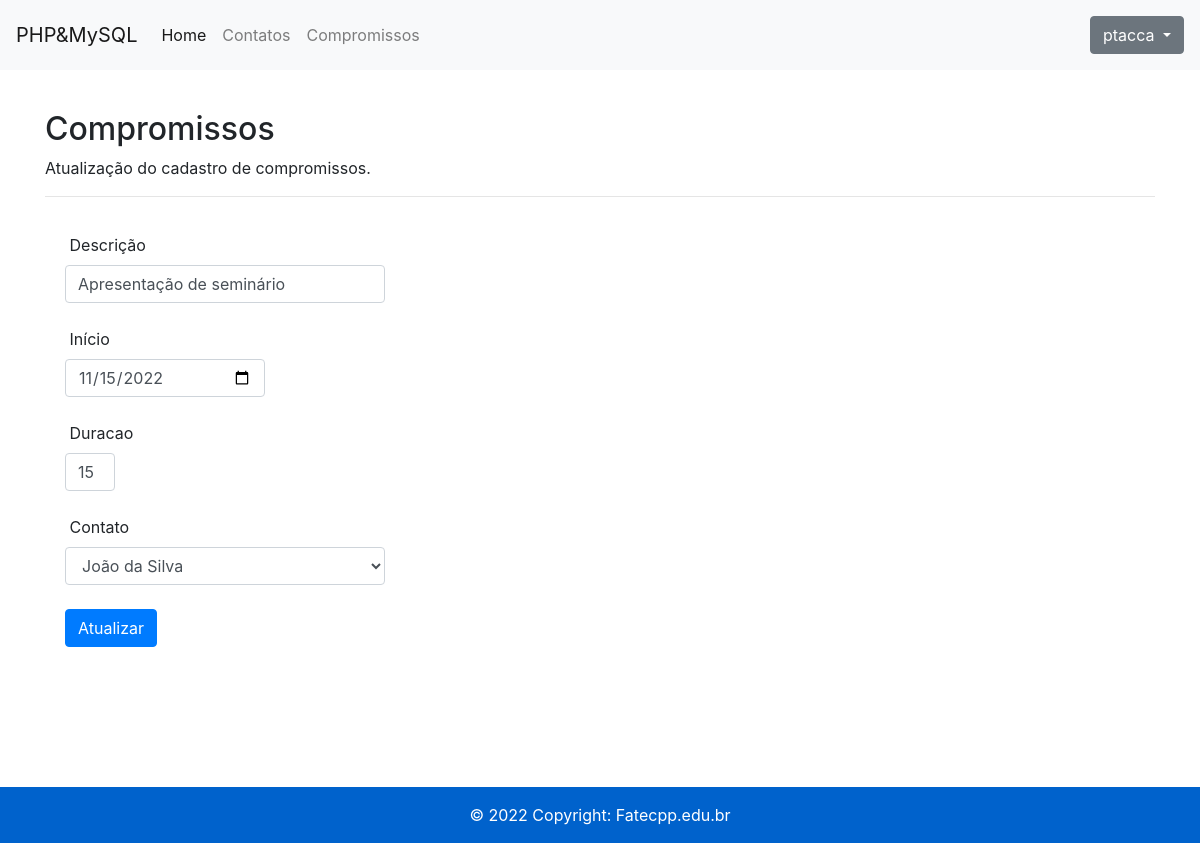
The app's page /update-compromisso.php?id=7 (signed in) with its own data.
### tables this page shows
CREATE TABLE `compromissos` (
  `id` int(11) NOT NULL,
  `descricao` varchar(255) NOT NULL,
  `data_inicio` date NOT NULL,
  `duracao` int(11) NOT NULL,
  `idcontato` int(11) NOT NULL,
  `created_at` datetime NOT NULL DEFAULT current_timestamp()
);

CREATE TABLE `contatos` (
  `id` int(11) NOT NULL,
  `nome` varchar(100) NOT NULL,
  `email` varchar(100) NOT NULL,
  `datanasc` date DEFAULT NULL,
  `created_at` datetime NOT NULL DEFAULT current_timestamp()
);

### update-compromisso.php (the view, shortened to what this page needs)
<?php
require("header-inc.php");
require_once('connection.php');
if (isset($_GET['id'])) {
	$id = $_GET['id'];
	$mysql_query = "SELECT * FROM compromissos WHERE id={$id}";
	$result = $conn->query($mysql_query);
	$row = mysqli_fetch_assoc($result);
	$mysql_query = "SELECT * FROM contatos ORDER BY nome";
	$result = $conn->query($mysql_query);
}
?>
<div class="container">
	<h2>Compromissos</h2>
  	<p>Atualização do cadastro de compromissos.</p>
  	<hr>
	<div class="wrapper">
		<form method="post">
			<label for="descricao">&nbsp;Descrição</label>
			<input type="text" name="descricao" id="descricao" class="form-control" required value="<?= $row['descricao']; ?>"><br>
			<label for="data_inicio">&nbsp;Início</label>
			<input type="date" name="data_inicio" id="data_inicio" class="form-control"
												style="width: 200px;" value="<?= $row['data_inicio']; ?>"><br>
			<label for="duracao">&nbsp;Duracao</label>
			<input type="text" name="duracao" id="duracao" class="form-control" style="width: 50px;" value="<?= $row['duracao']; ?>"><br>
			<label for="idcontato">&nbsp;Contato</label>
			<select class="form-control" name="idcontato" id="idcontato">
				<?php while ($contatos = mysqli_fetch_array($result, MYSQLI_ASSOC)) { ?>
				<option value="<?= $contatos['id']; ?>"
				<?php if ($contatos['id'] == $row['idcontato']) {	echo "selected"; } ?>><?= $contatos['nome']; ?></option>
			<?php } ?>
			</select>
			<br><input type="submit" name="enviar" value="Atualizar" class="btn btn-primary w100">
		</form>
	</div>
</div>
<?php require("footer-inc.php"); ?>

### css/style.css (style rules this page uses)
.wrapper { width: 360px; padding: 20px; }

### records on screen
compromissos: descricao "Apresentação de seminário", data_inicio "11/15/2022", duracao "15", idcontato "João da Silva"

### other values on screen
$_SESSION["username"] "ptacca"
